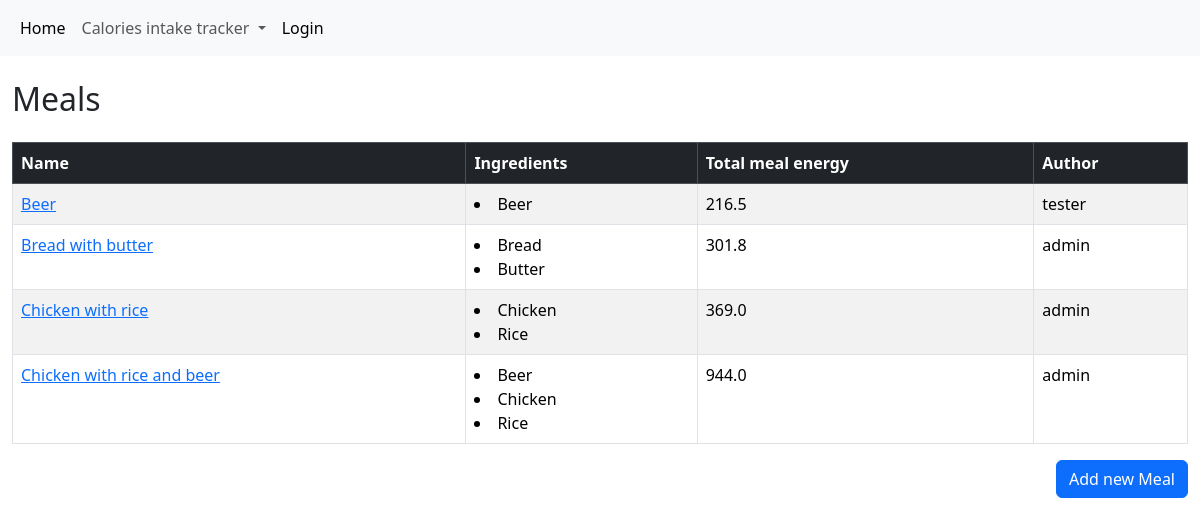
Screenshot of /kcal/meals/ with the database file from the repository.
### kcal/models.py (models this page shows, shortened)
class Meal(models.Model):
    ingredients = models.ManyToManyField(Ingredient, through='IngredientQuantity')
    name = models.CharField(max_length=100)
    author = models.ForeignKey(
        settings.AUTH_USER_MODEL,
        on_delete=models.SET_NULL,
        null=True,
        blank=True,
    )
    class Meta:
        ordering = ['name']
    @property
    def total_meal_energy(self):
        energy = 0
        for ingredient in self.ingredients.all():
            quantity = IngredientQuantity.objects.get(ingredient=ingredient, meal=self).ingredient_quantity / 100
            energy += ingredient.energy_density * quantity
            energy = round(energy, 1)
        return energy

class Ingredient(models.Model):
    name = models.CharField(max_length=100)
    energy_density = models.FloatField()
    author = models.ForeignKey(
        settings.AUTH_USER_MODEL,
        on_delete=models.SET_NULL,
        null=True,
        blank=True,
    )
    class Meta:
        ordering = ['name', 'energy_density']

class IngredientQuantity(models.Model):
    ingredient = models.ForeignKey(Ingredient, on_delete=models.CASCADE)
    meal = models.ForeignKey(Meal, on_delete=models.CASCADE)
    ingredient_quantity = models.FloatField(default= 1)

### kcal/views.py (the view)
# urls.py: path('kcal/meals/', views.MealList.as_view(), name='meals'),
class MealList(generic.ListView):
   model = Meal

### kcal/templates/kcal/meal_list.html
{% extends "base_generic.html" %}
{% block content %}
<div class="container mt-4">
    <h2 class="mb-4">Meals</h2>
    <table class="table table-striped table-bordered">
        <thead class="table-dark">
            <tr>
                <th scope="col"> Name </th>
                <th scope="col"> Ingredients </th>
                <th scope="col"> Total meal energy </th>
                <th scope="col"> Author </th>
            </tr>
        </thead>
        <tbody>
        {% for object in object_list %}
            <tr>
                <td><a href={% url "kcal:edit-meal" object.id %}>{{object.name}}</a></td>
                <td>{% for i in object.ingredients.all %}<li>{{i.name}}</li>{% endfor %}</td>
                <td>{{object.total_meal_energy}}</td>
                <td>{{object.author}}</td>
            </tr>
            {% empty %}
            <tr><td>Nothing is here. Yet.</td></tr>
            {% endfor %}
        </tbody>
    </table>
    <div class="text-end">
        <a href="{% url 'kcal:add-meal' %}" class="btn btn-primary">Add new Meal</a>
    </div>
</div>
{% endblock %}

### rows the page displays
Meal: name "Beer", total_meal_energy "216.5", author "tester"
Ingredient: name "Beer"
Meal: name "Bread with butter", total_meal_energy "301.8", author "admin"
Ingredient: name "Bread"
Ingredient: name "Butter"
Meal: name "Chicken with rice", total_meal_energy "369.0", author "admin"
Ingredient: name "Chicken"
Ingredient: name "Rice"
Meal: name "Chicken with rice and beer", total_meal_energy "944.0", author "admin"
